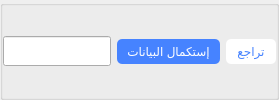
                      <widget class="QGroupBox" name="errname">
                       <property name="minimumSize">
                        <size>
                         <width>0</width>
                         <height>0</height>
                        </size>
                       </property>
                       <property name="styleSheet">
                        <string notr="true">QPushButton {
border-radius:5px;
background-color: #4683ff;
color: #ffffff;
padding-left:10px;
padding-right:10px;}
QPushButton::hover {background-color:#568dff;}
QPushButton:disabled{background-color:#aaaaaa}</string>
                       </property>
                       <property name="title">
                        <string/>
                       </property>
                       <layout class="QHBoxLayout" name="horizontalLayout_21">
                        <property name="leftMargin">
                         <number>0</number>
                        </property>
                        <property name="topMargin">
                         <number>0</number>
                        </property>
                        <property name="rightMargin">
                         <number>0</number>
                        </property>
                        <property name="bottomMargin">
                         <number>0</number>
                        </property>
                        <item>
                         <widget class="QLineEdit" name="previewname">
                          <property name="minimumSize">
                           <size>
                            <width>0</width>
                            <height>30</height>
                           </size>
                          </property>
                          <property name="focusPolicy">
                           <enum>Qt::StrongFocus</enum>
                          </property>
                          <property name="toolTip">
                           <string/>
                          </property>
                          <property name="statusTip">
                           <string/>
                          </property>
                          <property name="inputMask">
                           <string/>
                          </property>
                          <property name="readOnly">
                           <bool>false</bool>
                          </property>
                         </widget>
                        </item>
                        <item>
                         <widget class="QPushButton" name="complet">
                          <property name="minimumSize">
                           <size>
                            <width>0</width>
                            <height>25</height>
                           </size>
                          </property>
                          <property name="text">
                           <string>إستكمال البيانات</string>
                          </property>
                         </widget>
                        </item>
                        <item>
                         <widget class="QPushButton" name="trago">
                          <property name="minimumSize">
                           <size>
                            <width>0</width>
                            <height>25</height>
                           </size>
                          </property>
                          <property name="styleSheet">
                           <string notr="true">QPushButton {
border-radius:5px;
background-color: #ffffff;
color: #4683ff;
padding-left:10px;
padding-right:10px;}
QPushButton::hover {background-color:#dddddd;}
QPushButton:disabled{color:#aaaaaa}</string>
                          </property>
                          <property name="text">
                           <string>تراجع</string>
                          </property>
                         </widget>
                        </item>
                       </layout>
                      </widget>
